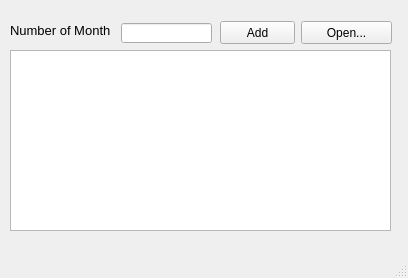
<?xml version="1.0" encoding="UTF-8"?>
<ui version="4.0">
 <class>NameDays</class>
 <widget class="QMainWindow" name="NameDays">
  <property name="geometry">
   <rect>
    <x>0</x>
    <y>0</y>
    <width>408</width>
    <height>278</height>
   </rect>
  </property>
  <property name="windowTitle">
   <string>setup new Month and Names</string>
  </property>
  <widget class="QWidget" name="centralwidget">
   <widget class="QLabel" name="label">
    <property name="geometry">
     <rect>
      <x>10</x>
      <y>20</y>
      <width>101</width>
      <height>21</height>
     </rect>
    </property>
    <property name="font">
     <font>
      <pointsize>10</pointsize>
     </font>
    </property>
    <property name="text">
     <string>Number of Month:</string>
    </property>
   </widget>
   <widget class="QLineEdit" name="input_Name">
    <property name="geometry">
     <rect>
      <x>121</x>
      <y>23</y>
      <width>91</width>
      <height>20</height>
     </rect>
    </property>
   </widget>
   <widget class="QPushButton" name="btn_Add">
    <property name="geometry">
     <rect>
      <x>220</x>
      <y>21</y>
      <width>75</width>
      <height>23</height>
     </rect>
    </property>
    <property name="text">
     <string>Add</string>
    </property>
   </widget>
   <widget class="QPushButton" name="btn_fromFile">
    <property name="geometry">
     <rect>
      <x>301</x>
      <y>21</y>
      <width>91</width>
      <height>23</height>
     </rect>
    </property>
    <property name="text">
     <string>Open...</string>
    </property>
   </widget>
   <widget class="QListWidget" name="ls_Names">
    <property name="geometry">
     <rect>
      <x>10</x>
      <y>50</y>
      <width>381</width>
      <height>181</height>
     </rect>
    </property>
   </widget>
  </widget>
  <widget class="QMenuBar" name="menubar">
   <property name="geometry">
    <rect>
     <x>0</x>
     <y>0</y>
     <width>408</width>
     <height>21</height>
    </rect>
   </property>
  </widget>
  <widget class="QStatusBar" name="statusbar"/>
 </widget>
 <resources/>
 <connections/>
</ui>
